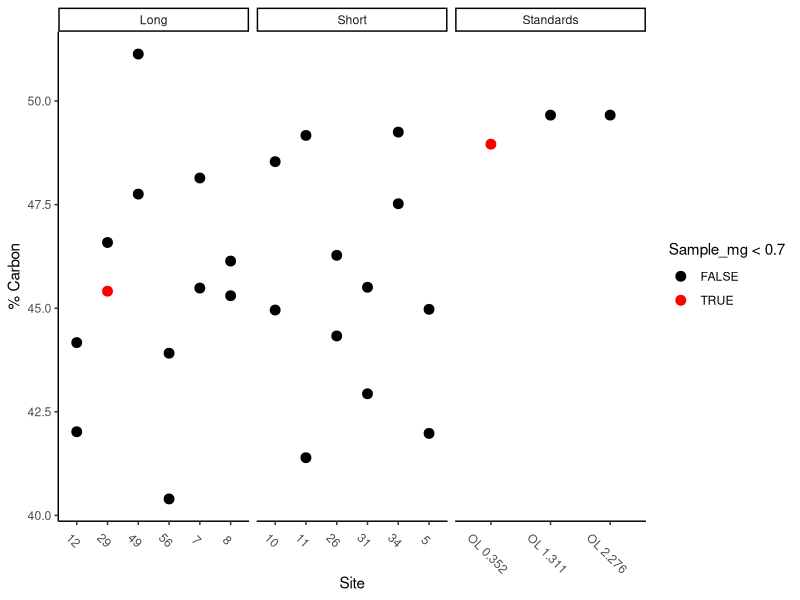
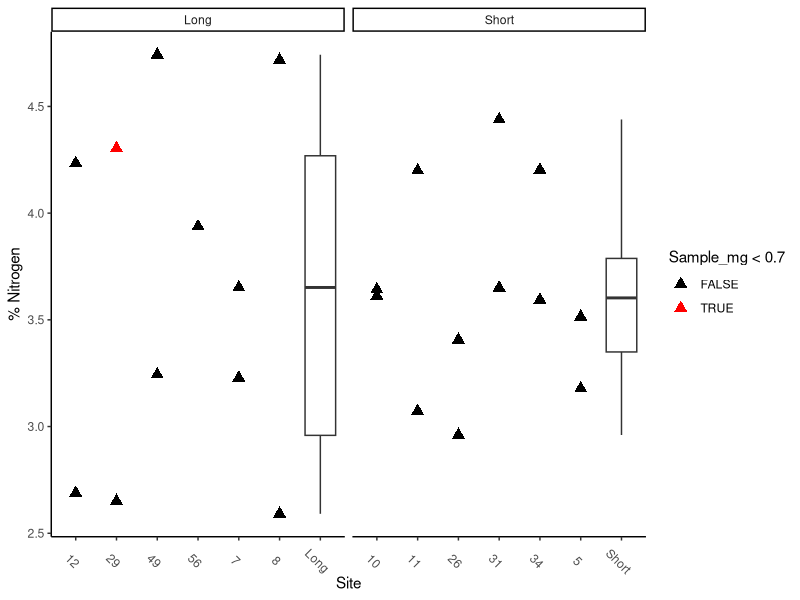
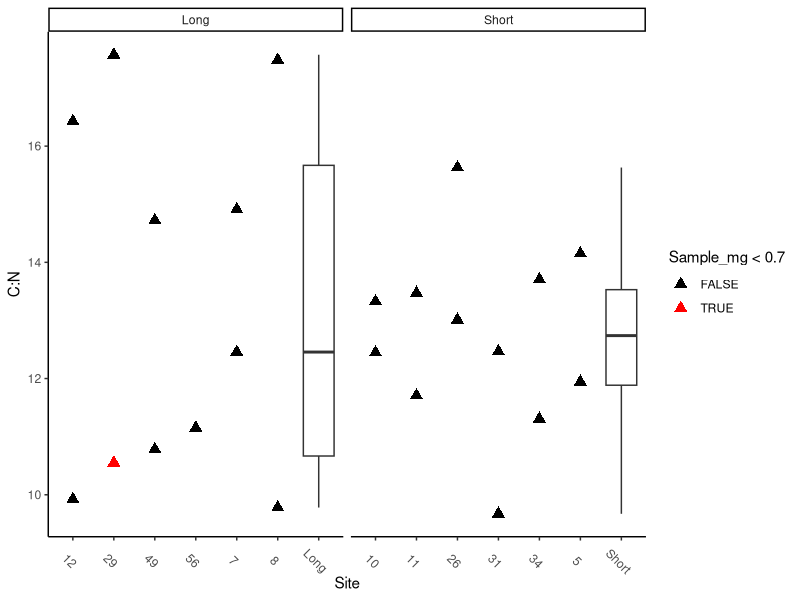

Recreate these plots in R, in order.

library(ggplot2)
library(readxl)
library(dplyr)

Hyphae_CN <- read_excel("Raw_data/Stoich/Solomon Hyphae CN calc_11.07.24.xlsx", skip = 44)[-4,]
CN_Hyphae_ID <- read_excel("Raw_data/Stoich/CN_Hyphae.xlsx")
Bag_Site<-read_excel('Processed_data/All_Bag_Site_Info.xlsx')


CNH<-Hyphae_CN%>%
  rename(Carbon=`Sample C calc %`,
         Nitrogen = `Sample N calc %`,
         Hydrogen= `Sample H calc %`,
         Sample_mg = `Sample mg`)%>%
  left_join(CN_Hyphae_ID%>%rename(ID=Well_ID))%>%mutate(Sample=as.character(Sample))%>%
  left_join(Bag_Site %>% select(Site,Transect, Fire.Interval, Fire.Severity)%>% unique()%>%
            mutate(Sample = paste(Site, Transect, sep = ".")))%>%
  select(Site,Transect,Sample,ID, Fire.Interval, Fire.Severity,Carbon, Nitrogen,Hydrogen,Sample_mg)%>%
  mutate(Site= if_else(is.na(Site),ID,Site),
         Fire.Interval= if_else(is.na(Fire.Interval),'Standards',Fire.Interval),
         Fire.Severity= if_else(is.na(Fire.Severity),'Standards',Fire.Severity),
         C_N = Carbon/Nitrogen)



CNH%>%
  ggplot(aes(x=Site) )+ 
  geom_point(aes(y=Carbon, color = Sample_mg < .7), size = 3) +
  scale_color_manual(values = c("TRUE" = "red", "FALSE" = "black")) +
  facet_grid(~Fire.Interval, scales = 'free_x')+
  labs( y= ('% Carbon'))+
  theme_classic()+
  theme(axis.text.x = element_text(angle = -45, hjust = 0.5))


CNH%>%
  filter(!Sample==56.2)%>%
  ggplot(aes(x=Site) )+ 
  geom_point(aes(y=Nitrogen, color = Sample_mg < .7), size = 3, shape= 'triangle') +
  geom_boxplot(aes(x=Fire.Interval, y= Nitrogen))+
  scale_color_manual(values = c("TRUE" = "red", "FALSE" = "black")) +
  facet_grid(~Fire.Interval, scales = 'free_x')+
  labs( y= ('% Nitrogen'))+
  #geom_hline(yintercept = 0, linetype = "dashed", color = "grey") +
  theme_classic()+
  theme(axis.text.x = element_text(angle = -45, hjust = 0.5))

CNH%>%
  filter(!Sample==56.2)%>%
  ggplot(aes(x=Site) )+ 
  geom_point(aes(y=C_N, color = Sample_mg < .7), size = 3, shape= 'triangle') +
  geom_boxplot(aes(x=Fire.Interval, y= C_N))+
  scale_color_manual(values = c("TRUE" = "red", "FALSE" = "black")) +
  facet_grid(~Fire.Interval, scales = 'free_x')+
  labs( y= ('C:N'))+
  #geom_hline(yintercept = 0, linetype = "dashed", color = "grey") +
  theme_classic()+
  theme(axis.text.x = element_text(angle = -45, hjust = 0.5))
